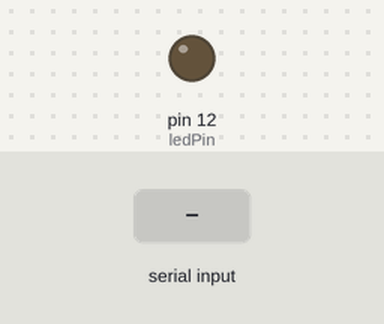
This sketch was run on a simulated Arduino Uno, built with avr-gcc and run on an emulated ATmega328P. On the bench: output pins drawn as LEDs (lit = HIGH). Dashed ring = blinking. The inputs (shaded band) are chosen by the test bench. What the sketch prints to the serial monitor is not drawn.

Above: at 1.2 s.
1.3 s: "90,45\n" received over Serial
At 1.7 s:
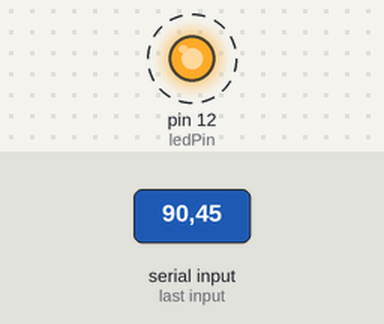
Timing chart, 0 to 10.3 s (numbered marks = the images above; inputs shaded):
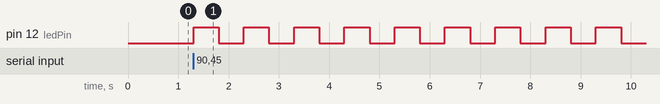

Measured:
- after the input at 1.3 s, pin 12 (ledPin): alternates HIGH for 0.50 s and LOW for 0.50 s, starting at once

The sketch:

011_blink_led_from_serial_monitor.ino
```cpp
int myNumber;
int pause=500;
int ledPin=12;
int i;
String msg="Ile razy mam mrugać?";
String msg2="Your number is: ";

void setup() {
  // put your setup code here, to run once:
  pinMode(ledPin,OUTPUT);
  Serial.begin(9600);
}

void loop() {
  // put your main code here, to run repeatedly:
  Serial.println(msg);
  while(Serial.available() == 0){

  }

  myNumber=Serial.parseInt();
  for(i=1; i<=myNumber; i++){
    digitalWrite(ledPin,HIGH);
    delay(pause);
    digitalWrite(ledPin,LOW);
    delay(pause);
  }
}
```
